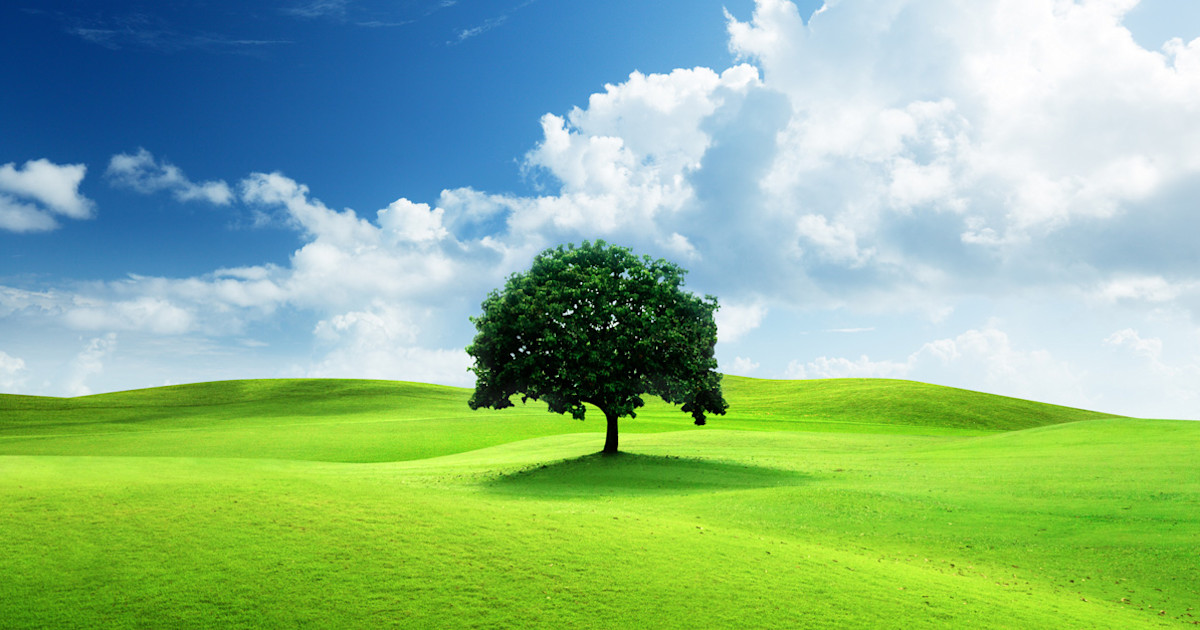
#> input picture app/images/test.jpg, 1200 x 630 px
$ python img_rotating.py
#> lines starting #> are read from the running program, lines starting #| are printed output that depends on the picture
import cv2
import numpy as np

img = cv2.imread('images/test.jpg')
#> img is the input picture: shape (630, 1200, 3); mean B, G, R 139.9, 183.6, 139.8
cv2.imshow('original image', img)
cv2.waitKey(0)

height, width = img.shape[:2]
#> height = 630; width = 1200
center = (width / 2, height / 2)
#> center = (600, 315)

#IMAGE ROTATING
rotation_matrix = cv2.getRotationMatrix2D(center, 45, 1.0)
rotated_img = cv2.warpAffine(img, rotation_matrix, (width, height))
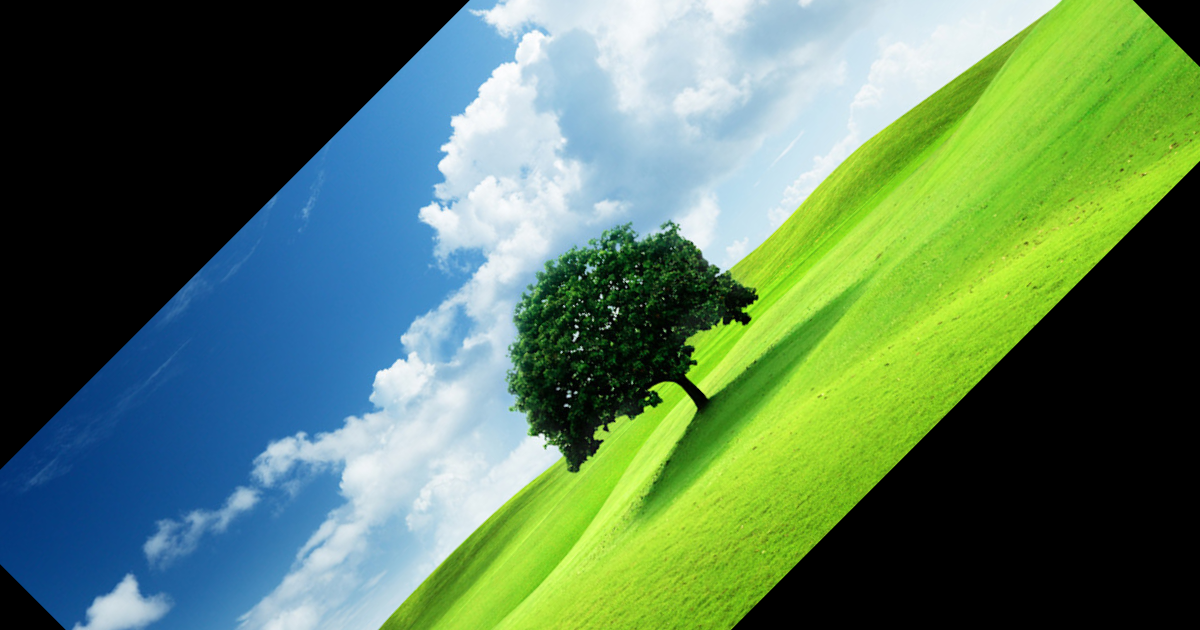
#> rotated_img: shape (630, 1200, 3); mean B, G, R 93.9, 122.7, 88.8
cv2.imshow('rotated image', rotated_img)
cv2.waitKey(0)

#IMAGE TRANSLATION
tx = width / 4
#> tx = 300
ty = height / 4
#> ty = 157.5
translation_matrix = np.array([
    [1, 0, tx],
    [0, 1, ty]
], dtype=np.float32)
#> translation_matrix = [[1, 0, 300], [0, 1, 157.5]]
translated_img = cv2.warpAffine(src=img, M=translation_matrix, dsize=(width, height))
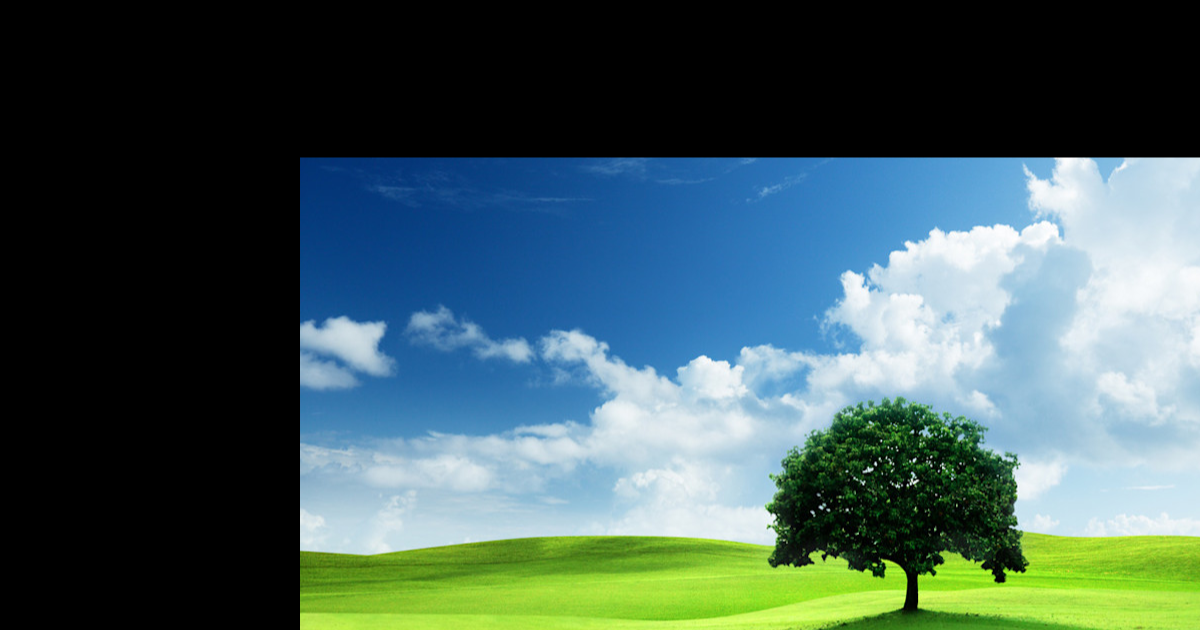
#> translated_img: shape (630, 1200, 3); mean B, G, R 90.8, 92.1, 67.3
cv2.imshow('translated image', translated_img)
cv2.waitKey(0)
